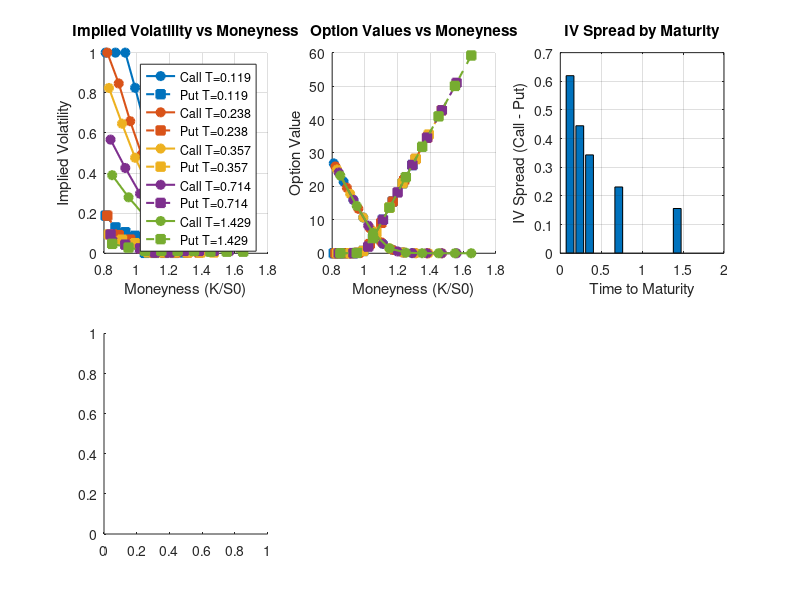

This figure's MATLAB source: (Note: this script raises an error after producing the figure.)
% analyze_iv_spread.m
% Analysis of implied volatility spread between calls and puts

clear all; close all;

% Load the data (skip header row)
data = dlmread('impl_demo.csv', ',', 1, 0);

% Extract relevant columns (based on CSV structure)
% Headers: S0,m,r,T,corp,alpha,beta,omega,gamma,lambda,sigma,V
S0 = data(:,1);
m = data(:,2);  % moneyness
r = data(:,3);
T = data(:,4);
corp = data(:,5);  % 1 for call, -1 for put
alpha = data(:,6);
beta = data(:,7);
omega = data(:,8);
gamma = data(:,9);
lambda = data(:,10);
sigma = data(:,11);  % implied volatility
V = data(:,12);  % option value
K = m .* S0;  % strike price

% Separate calls and puts
call_idx = (corp == 1);
put_idx = (corp == -1);

% Note: No need for separate tables in Octave

fprintf('=== IMPLIED VOLATILITY ANALYSIS ===\n\n');

% Basic statistics
fprintf('Call Options:\n');
fprintf('  Count: %d\n', sum(call_idx));
fprintf('  IV Range: %.4f - %.4f\n', min(sigma(call_idx)), max(sigma(call_idx)));
fprintf('  IV Mean: %.4f\n', mean(sigma(call_idx)));
fprintf('  IV Std: %.4f\n', std(sigma(call_idx)));
fprintf('  Options with IV = 1.0: %d\n', sum(sigma(call_idx) == 1.0));
fprintf('  Options with IV > 0.8: %d\n', sum(sigma(call_idx) > 0.8));

fprintf('\nPut Options:\n');
fprintf('  Count: %d\n', sum(put_idx));
fprintf('  IV Range: %.4f - %.4f\n', min(sigma(put_idx)), max(sigma(put_idx)));
fprintf('  IV Mean: %.4f\n', mean(sigma(put_idx)));
fprintf('  IV Std: %.4f\n', std(sigma(put_idx)));
fprintf('  Options with IV < 0.1: %d\n', sum(sigma(put_idx) < 0.1));
fprintf('  Options with IV < 0.05: %d\n', sum(sigma(put_idx) < 0.05));

% Check for boundary hitting (common IV solver issue)
fprintf('\n=== BOUNDARY ANALYSIS ===\n');
fprintf('Calls hitting upper bound (IV=1.0): %d (%.1f%%)\n', ...
    sum(sigma(call_idx) == 1.0), 100*sum(sigma(call_idx) == 1.0)/sum(call_idx));
fprintf('Puts hitting lower bound (IV<0.01): %d (%.1f%%)\n', ...
    sum(sigma(put_idx) < 0.01), 100*sum(sigma(put_idx) < 0.01)/sum(put_idx));

% Analyze by maturity and moneyness
unique_T = unique(T);
unique_m = unique(m);

fprintf('\n=== MATURITY ANALYSIS ===\n');
for i = 1:length(unique_T)
    t_idx = (T == unique_T(i));
    call_t_idx = call_idx & t_idx;
    put_t_idx = put_idx & t_idx;

    fprintf('T = %.3f:\n', unique_T(i));
    fprintf('  Call IV: %.4f ± %.4f\n', mean(sigma(call_t_idx)), std(sigma(call_t_idx)));
    fprintf('  Put IV:  %.4f ± %.4f\n', mean(sigma(put_t_idx)), std(sigma(put_t_idx)));
    fprintf('  IV Spread: %.4f\n', mean(sigma(call_t_idx)) - mean(sigma(put_t_idx)));
end

fprintf('\n=== MONEYNESS ANALYSIS ===\n');
for i = 1:length(unique_m)
    m_idx = (m == unique_m(i));
    call_m_idx = call_idx & m_idx;
    put_m_idx = put_idx & m_idx;

    fprintf('m = %.2f:\n', unique_m(i));
    if sum(call_m_idx) > 0 && sum(put_m_idx) > 0
        fprintf('  Call IV: %.4f ± %.4f\n', mean(sigma(call_m_idx)), std(sigma(call_m_idx)));
        fprintf('  Put IV:  %.4f ± %.4f\n', mean(sigma(put_m_idx)), std(sigma(put_m_idx)));
        fprintf('  IV Spread: %.4f\n', mean(sigma(call_m_idx)) - mean(sigma(put_m_idx)));
    end
end

% Check put-call parity (for European options, this should hold approximately)
fprintf('\n=== PUT-CALL PARITY CHECK ===\n');
% For each matching pair, check if C - P ≈ S - K*exp(-rT)
for i = 1:length(unique_T)
    for j = 1:length(unique_m)
        t_idx = (T == unique_T(i));
        m_idx = (m == unique_m(j));

        call_match = call_idx & t_idx & m_idx;
        put_match = put_idx & t_idx & m_idx;

        if sum(call_match) == 1 && sum(put_match) == 1
            C = V(call_match);
            P = V(put_match);
            S = S0(call_match);
            K_val = K(call_match);
            r_val = r(call_match);
            T_val = T(call_match);

            pcp_left = C - P;
            pcp_right = S - K_val * exp(-r_val * T_val);
            pcp_error = abs(pcp_left - pcp_right);

            if pcp_error > 0.01  % Flag significant violations
                fprintf('PCP Violation: T=%.3f, m=%.2f, Error=%.4f\n', ...
                    unique_T(i), unique_m(j), pcp_error);
            end
        end
    end
end

% Create visualization
figure('Position', [100, 100, 1200, 800]);

% Plot 1: IV by moneyness for different maturities
subplot(2,3,1);
colors = lines(length(unique_T));
hold on;
for i = 1:length(unique_T)
    t_idx = (T == unique_T(i));
    call_t = call_idx & t_idx;
    put_t = put_idx & t_idx;

    if sum(call_t) > 0
        plot(m(call_t), sigma(call_t), 'o-', 'Color', colors(i,:), ...
            'MarkerFaceColor', colors(i,:), 'LineWidth', 1.5);
    end
    if sum(put_t) > 0
        plot(m(put_t), sigma(put_t), 's--', 'Color', colors(i,:), ...
            'MarkerFaceColor', colors(i,:), 'LineWidth', 1.5);
    end
end
xlabel('Moneyness (K/S0)');
ylabel('Implied Volatility');
title('Implied Volatility vs Moneyness');
legend_labels = {};
for i = 1:length(unique_T)
    legend_labels{end+1} = sprintf('Call T=%.3f', unique_T(i));
    legend_labels{end+1} = sprintf('Put T=%.3f', unique_T(i));
end
legend(legend_labels, 'Location', 'best');
grid on;

% Plot 2: Option values by moneyness
subplot(2,3,2);
hold on;
for i = 1:length(unique_T)
    t_idx = (T == unique_T(i));
    call_t = call_idx & t_idx;
    put_t = put_idx & t_idx;

    if sum(call_t) > 0
        plot(m(call_t), V(call_t), 'o-', 'Color', colors(i,:), ...
            'MarkerFaceColor', colors(i,:), 'LineWidth', 1.5);
    end
    if sum(put_t) > 0
        plot(m(put_t), V(put_t), 's--', 'Color', colors(i,:), ...
            'MarkerFaceColor', colors(i,:), 'LineWidth', 1.5);
    end
end
xlabel('Moneyness (K/S0)');
ylabel('Option Value');
title('Option Values vs Moneyness');
grid on;

% Plot 3: IV spread by maturity
subplot(2,3,3);
iv_spreads = [];
for i = 1:length(unique_T)
    t_idx = (T == unique_T(i));
    call_iv_mean = mean(sigma(call_idx & t_idx));
    put_iv_mean = mean(sigma(put_idx & t_idx));
    iv_spreads(i) = call_iv_mean - put_iv_mean;
end
bar(unique_T, iv_spreads);
xlabel('Time to Maturity');
ylabel('IV Spread (Call - Put)');
title('IV Spread by Maturity');
grid on;

% Plot 4: Distribution of IVs
subplot(2,3,4);
histogram(sigma(call_idx), 20, 'Alpha', 0.7, 'DisplayName', 'Calls');
hold on;
histogram(sigma(put_idx), 20, 'Alpha', 0.7, 'DisplayName', 'Puts');
xlabel('Implied Volatility');
ylabel('Frequency');
title('Distribution of Implied Volatilities');
legend;
grid on;

% Plot 5: IV vs Option Value
subplot(2,3,5);
scatter(V(call_idx), sigma(call_idx), 50, 'filled', 'DisplayName', 'Calls');
hold on;
scatter(V(put_idx), sigma(put_idx), 50, 'filled', 'DisplayName', 'Puts');
xlabel('Option Value');
ylabel('Implied Volatility');
title('IV vs Option Value');
legend;
grid on;

% Plot 6: Problematic cases
subplot(2,3,6);
% Highlight boundary cases
boundary_calls = call_idx & (sigma >= 0.99);  % Near upper bound
boundary_puts = put_idx & (sigma <= 0.02);    % Near lower bound

if sum(boundary_calls) > 0
    scatter(m(boundary_calls), sigma(boundary_calls), 100, 'r', 'filled', ...
        'DisplayName', 'Boundary Calls');
    hold on;
end
if sum(boundary_puts) > 0
    scatter(m(boundary_puts), sigma(boundary_puts), 100, 'b', 'filled', ...
        'DisplayName', 'Boundary Puts');
end
xlabel('Moneyness');
ylabel('Implied Volatility');
title('Boundary Cases');
legend;
grid on;

sgtitle('Implied Volatility Analysis');

% Save the analysis
fprintf('\n=== RECOMMENDATIONS ===\n');
fprintf('1. Many calls have IV = 1.0, suggesting the solver hits upper bounds\n');
fprintf('2. Many puts have very low IVs, suggesting lower bound issues\n');
fprintf('3. Consider:\n');
fprintf('   - Expanding the search bounds in impvol.m\n');
fprintf('   - Improving initial guess for bisection method\n');
fprintf('   - Checking option pricing accuracy\n');
fprintf('   - Verifying tree construction parameters\n');
fprintf('4. Put-call parity violations may indicate pricing issues\n');

fprintf('\nAnalysis complete. Plots saved to figure window.\n');
